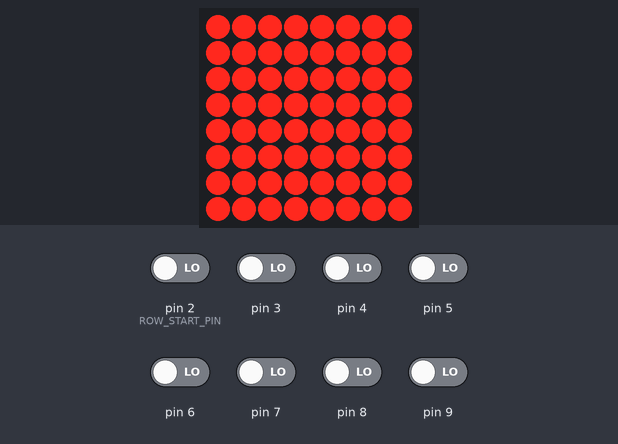
Bench run of a sketch on a simulated Arduino Uno, built with avr-gcc and run on an emulated ATmega328P. Shown: 8×8 LED matrix. The inputs (shaded band) are chosen by the test bench; at power-on: pin 2 (ROW_START_PIN), pin 3–9 LOW. What the sketch prints to the serial monitor is not drawn.

Above: at 2.2 s.

The sketch:

Research.ino
```cpp
#include <LedControl.h>
// Define the MAX7219 module connections
#define DIN_PIN 12
#define CS_PIN 10
#define CLK_PIN 13

#define ROW0 2
#define ROW1 3
#define ROW2 4
#define ROW3 5
#define ROW4 6
#define ROW5 7
#define ROW6 8
#define ROW7 9

#define COL0 22
#define COL1 24
#define COL2 26
#define COL3 28
#define COL4 30
#define COL5 32
#define COL6 34
#define COL7 36

// Define crack detection pins
#define ROW_START_PIN ROW0
#define COL_START_PIN COL0

// Create a LedControl object
LedControl lc = LedControl(DIN_PIN, CLK_PIN, CS_PIN, 1);

void setup()
{
  Serial.begin(9600); // Initialize Serial communication (for debugging purposes only)

  // Initialize the MAX7219 module
  lc.shutdown(0, false);      // Enable the display
  lc.setIntensity(0, 8);      // Set the brightness of the dotmatrix (15 is the highest)
  lc.clearDisplay(0);         // Clearing of the display
}

void loop() {
  while (true) {  // Add an outer loop for continuous checking
    // Check for cracks and display on the 8x8 LED matrix
    for (int row = 0; row < 8; row++) {
      int rowCracked = digitalRead(ROW_START_PIN + row);
      for (int col = 0; col < 8; col++) {
        int colCracked = digitalRead(COL_START_PIN + col);

        if (rowCracked == LOW || colCracked == LOW) {
          Serial.println("Crack detected at Row: " + String(row) + ", Col: " + String(col));
          lc.setLed(0, row, col, true);
        } else {
          lc.setLed(0, row, col, false);
        }
        //delay(2000);
        delayMicroseconds(1000);
      }
    }
    // Uncomment the line below if there's a need for a delay between cycles
    // delay(500);
  }
}
```
